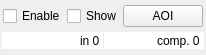
<?xml version="1.0" encoding="UTF-8"?>
<ui version="4.0">
 <class>GImageProcessorWidgetClass</class>
 <widget class="QWidget" name="GImageProcessorWidgetClass">
  <property name="enabled">
   <bool>true</bool>
  </property>
  <property name="geometry">
   <rect>
    <x>0</x>
    <y>0</y>
    <width>187</width>
    <height>55</height>
   </rect>
  </property>
  <property name="sizePolicy">
   <sizepolicy hsizetype="Preferred" vsizetype="Maximum">
    <horstretch>0</horstretch>
    <verstretch>0</verstretch>
   </sizepolicy>
  </property>
  <property name="windowTitle">
   <string>GImageProcessorWidget</string>
  </property>
  <layout class="QVBoxLayout" name="verticalLayout">
   <property name="spacing">
    <number>2</number>
   </property>
   <property name="margin">
    <number>2</number>
   </property>
   <item>
    <layout class="QHBoxLayout" name="pTopLayout">
     <property name="spacing">
      <number>1</number>
     </property>
     <property name="sizeConstraint">
      <enum>QLayout::SetDefaultConstraint</enum>
     </property>
     <property name="margin">
      <number>1</number>
     </property>
     <item>
      <widget class="QCheckBox" name="m_EnableCheckBox">
       <property name="text">
        <string>Enable</string>
       </property>
       <property name="checked">
        <bool>false</bool>
       </property>
      </widget>
     </item>
     <item>
      <widget class="QCheckBox" name="m_ShowCheckBox">
       <property name="enabled">
        <bool>true</bool>
       </property>
       <property name="text">
        <string>Show</string>
       </property>
       <property name="checked">
        <bool>false</bool>
       </property>
      </widget>
     </item>
     <item>
      <widget class="QPushButton" name="m_pSelectAoiButton">
       <property name="text">
        <string>AOI</string>
       </property>
      </widget>
     </item>
    </layout>
   </item>
   <item>
    <layout class="QHBoxLayout" name="horizontalLayout">
     <property name="spacing">
      <number>1</number>
     </property>
     <item>
      <widget class="QSpinBox" name="m_pReceivedBox">
       <property name="enabled">
        <bool>true</bool>
       </property>
       <property name="wrapping">
        <bool>true</bool>
       </property>
       <property name="frame">
        <bool>false</bool>
       </property>
       <property name="alignment">
        <set>Qt::AlignRight|Qt::AlignTrailing|Qt::AlignVCenter</set>
       </property>
       <property name="readOnly">
        <bool>true</bool>
       </property>
       <property name="buttonSymbols">
        <enum>QAbstractSpinBox::NoButtons</enum>
       </property>
       <property name="keyboardTracking">
        <bool>false</bool>
       </property>
       <property name="suffix">
        <string/>
       </property>
       <property name="prefix">
        <string>in </string>
       </property>
       <property name="maximum">
        <number>999999</number>
       </property>
      </widget>
     </item>
     <item>
      <widget class="QSpinBox" name="m_pProcessedBox">
       <property name="enabled">
        <bool>true</bool>
       </property>
       <property name="wrapping">
        <bool>true</bool>
       </property>
       <property name="frame">
        <bool>false</bool>
       </property>
       <property name="alignment">
        <set>Qt::AlignRight|Qt::AlignTrailing|Qt::AlignVCenter</set>
       </property>
       <property name="readOnly">
        <bool>true</bool>
       </property>
       <property name="buttonSymbols">
        <enum>QAbstractSpinBox::NoButtons</enum>
       </property>
       <property name="keyboardTracking">
        <bool>false</bool>
       </property>
       <property name="suffix">
        <string/>
       </property>
       <property name="prefix">
        <string>comp. </string>
       </property>
       <property name="maximum">
        <number>999999</number>
       </property>
      </widget>
     </item>
    </layout>
   </item>
  </layout>
 </widget>
 <layoutdefault spacing="6" margin="11"/>
 <resources/>
 <connections/>
</ui>
